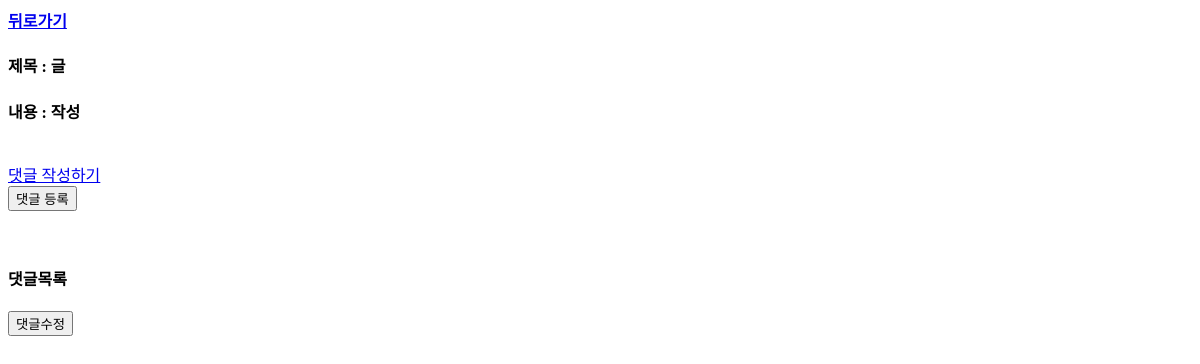
/postcrud/postshow/1, run on an earlier commit of the app's database.
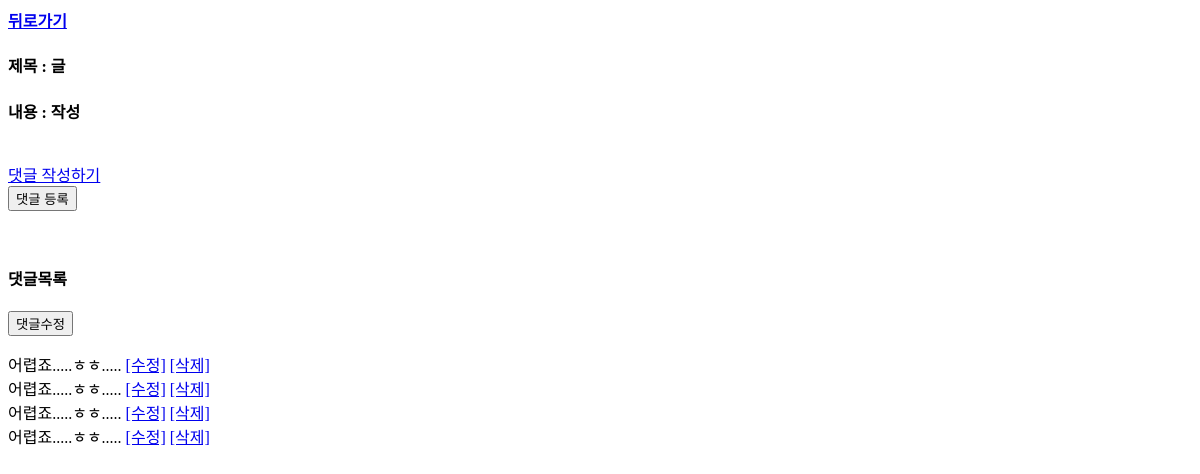
And on a later commit of the database.
### postcrud/models.py (models this page shows)
class Post(models.Model):
    title = models.CharField(max_length=200)
    content = models.TextField()
    created_at = models.DateTimeField(auto_now_add=True)
    updated_at = models.DateTimeField(auto_now=True)

### commentcrud/models.py (models this page shows, shortened)
class Comment(models.Model):
    post = models.ForeignKey(Post, on_delete=models.CASCADE)
    content = models.CharField(max_length=100)
    created_at = models.DateTimeField(auto_now_add=True)
    updated_at = models.DateTimeField(auto_now=True)

### postcrud/views.py (the view)
# urls.py: path('postshow/<int:post_id>', views.postshow, name='postshow'),
def postshow(request, post_id):
    post = get_object_or_404(Post, pk=post_id)
    return render(request, 'postshow.html', {'post': post})

### postcrud/templates/postshow.html (shortened to what this page needs)
<h4><a href="{% url 'list' %}">뒤로가기</a></h4>
<h4>제목 : {{ post.title }}</h4>
<h4>내용 : {{ post.content }}</h4>
<a href="{% url 'commentcreate' post.id %}">댓글 작성하기</a>
<form method='POST'>
    <button type='submit'>댓글 등록</button>
</form>
<h4>댓글목록</h4>
<form method='POST'>
    <button type='submit'>댓글수정</button>
</form>
{% for comment in post.comment_set.all %}
    {{ comment.content }}
    <a href="{% url 'commentupdate' comment.id %}">[수정]</a>
    <a href="{% url 'commentdelete' comment.id %}">[삭제]</a>
{% endfor %}

What changed in the data, as far as the page shows it:
added Comment: content "어렵죠.....ㅎㅎ....."
added Comment: content "어렵죠.....ㅎㅎ....."
added Comment: content "어렵죠.....ㅎㅎ....."
added Comment: content "어렵죠.....ㅎㅎ....."
